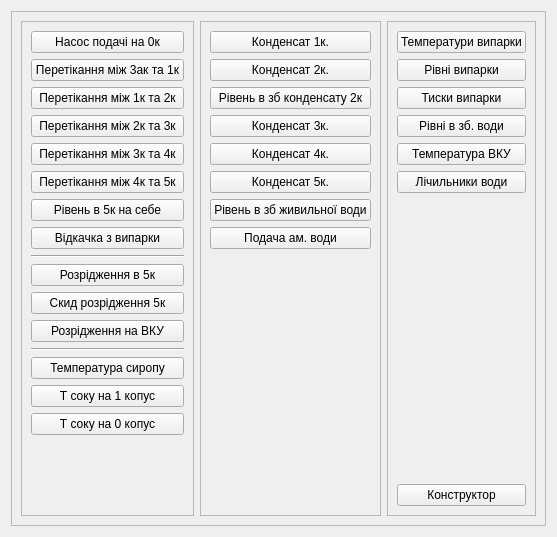
     <widget class="QWidget" name="tab">
      <attribute name="title">
       <string>Випарка</string>
      </attribute>
      <layout class="QHBoxLayout" name="horizontalLayout_6">
       <item>
        <widget class="QFrame" name="frame_3">
         <property name="frameShape">
          <enum>QFrame::StyledPanel</enum>
         </property>
         <property name="frameShadow">
          <enum>QFrame::Raised</enum>
         </property>
         <layout class="QHBoxLayout" name="horizontalLayout_5">
          <item>
           <widget class="QFrame" name="frame_Reg_3">
            <property name="frameShape">
             <enum>QFrame::StyledPanel</enum>
            </property>
            <property name="frameShadow">
             <enum>QFrame::Sunken</enum>
            </property>
            <layout class="QVBoxLayout" name="verticalLayout_7">
             <item>
              <widget class="QPushButton" name="v1reg01_trend_2_0">
               <property name="text">
                <string>Насос подачі на 0к</string>
               </property>
              </widget>
             </item>
             <item>
              <widget class="QPushButton" name="v1reg16_trend_2_0">
               <property name="text">
                <string>Перетікання між 3ак та 1к</string>
               </property>
              </widget>
             </item>
             <item>
              <widget class="QPushButton" name="v1reg02_trend_2_0">
               <property name="text">
                <string>Перетікання між 1к та 2к</string>
               </property>
              </widget>
             </item>
             <item>
              <widget class="QPushButton" name="v1reg03_trend_2_0">
               <property name="text">
                <string>Перетікання між 2к та 3к</string>
               </property>
              </widget>
             </item>
             <item>
              <widget class="QPushButton" name="v1reg04_trend_2_0">
               <property name="text">
                <string>Перетікання між 3к та 4к</string>
               </property>
              </widget>
             </item>
             <item>
              <widget class="QPushButton" name="v1reg05_trend_2_0">
               <property name="text">
                <string>Перетікання між 4к та 5к</string>
               </property>
              </widget>
             </item>
             <item>
              <widget class="QPushButton" name="v1reg06_trend_2_0">
               <property name="text">
                <string>Рівень в 5к на себе</string>
               </property>
              </widget>
             </item>
             <item>
              <widget class="QPushButton" name="v1reg07_trend_2_0">
               <property name="text">
                <string>Відкачка з випарки</string>
               </property>
              </widget>
             </item>
             <item>
              <widget class="Line" name="line_3">
               <property name="orientation">
                <enum>Qt::Horizontal</enum>
               </property>
              </widget>
             </item>
             <item>
              <widget class="QPushButton" name="v1reg15_trend_2_0">
               <property name="text">
                <string>Розрідження в 5к</string>
               </property>
              </widget>
             </item>
             <item>
              <widget class="QPushButton" name="v1reg19">
               <property name="text">
                <string>Скид розрідження 5к</string>
               </property>
              </widget>
             </item>
             <item>
              <widget class="QPushButton" name="v1reg18">
               <property name="text">
                <string>Розрідження на ВКУ</string>
               </property>
              </widget>
             </item>
             <item>
              <widget class="Line" name="line_4">
               <property name="orientation">
                <enum>Qt::Horizontal</enum>
               </property>
              </widget>
             </item>
             <item>
              <widget class="QPushButton" name="v1reg13_trend_2_0">
               <property name="text">
                <string>Температура сиропу</string>
               </property>
              </widget>
             </item>
             <item>
              <widget class="QPushButton" name="v1reg21">
               <property name="text">
                <string>Т соку на 1 копус</string>
               </property>
              </widget>
             </item>
             <item>
              <widget class="QPushButton" name="v1reg20">
               <property name="text">
                <string>Т соку на 0 копус</string>
               </property>
              </widget>
             </item>
             <item>
              <spacer name="verticalSpacer_7">
               <property name="orientation">
                <enum>Qt::Vertical</enum>
               </property>
               <property name="sizeHint" stdset="0">
                <size>
                 <width>20</width>
                 <height>71</height>
                </size>
               </property>
              </spacer>
             </item>
            </layout>
           </widget>
          </item>
          <item>
           <widget class="QFrame" name="frame_Val_3">
            <property name="frameShape">
             <enum>QFrame::StyledPanel</enum>
            </property>
            <property name="frameShadow">
             <enum>QFrame::Sunken</enum>
            </property>
            <layout class="QVBoxLayout" name="verticalLayout_8">
             <item>
              <widget class="QPushButton" name="v1reg08_trend_2_0">
               <property name="text">
                <string>Конденсат 1к.</string>
               </property>
              </widget>
             </item>
             <item>
              <widget class="QPushButton" name="v1reg09_trend_2_0">
               <property name="text">
                <string>Конденсат 2к.</string>
               </property>
              </widget>
             </item>
             <item>
              <widget class="QPushButton" name="v1reg17">
               <property name="text">
                <string>Рівень в зб конденсату 2к</string>
               </property>
              </widget>
             </item>
             <item>
              <widget class="QPushButton" name="v1reg10_trend_2_0">
               <property name="text">
                <string>Конденсат 3к.</string>
               </property>
              </widget>
             </item>
             <item>
              <widget class="QPushButton" name="v1reg11_trend_2_0">
               <property name="text">
                <string>Конденсат 4к.</string>
               </property>
              </widget>
             </item>
             <item>
              <widget class="QPushButton" name="v1reg12_trend_2_0">
               <property name="text">
                <string>Конденсат 5к.</string>
               </property>
              </widget>
             </item>
             <item>
              <widget class="QPushButton" name="v1reg14_trend_2_0">
               <property name="text">
                <string>Рівень в зб живильної води</string>
               </property>
              </widget>
             </item>
             <item>
              <widget class="QPushButton" name="v1amvoda_trend_2_0">
               <property name="text">
                <string>Подача ам. води</string>
               </property>
              </widget>
             </item>
             <item>
              <spacer name="verticalSpacer_8">
               <property name="orientation">
                <enum>Qt::Vertical</enum>
               </property>
               <property name="sizeHint" stdset="0">
                <size>
                 <width>20</width>
                 <height>145</height>
                </size>
               </property>
              </spacer>
             </item>
            </layout>
           </widget>
          </item>
          <item>
           <widget class="QFrame" name="frame_Other_3">
            <property name="frameShape">
             <enum>QFrame::StyledPanel</enum>
            </property>
            <property name="frameShadow">
             <enum>QFrame::Sunken</enum>
            </property>
            <layout class="QVBoxLayout" name="verticalLayout_9">
             <item>
              <widget class="QPushButton" name="v1temp_trend_2_0">
               <property name="text">
                <string>Температури випарки</string>
               </property>
              </widget>
             </item>
             <item>
              <widget class="QPushButton" name="v1level_trend_2_0">
               <property name="text">
                <string>Рівні випарки</string>
               </property>
              </widget>
             </item>
             <item>
              <widget class="QPushButton" name="v1presh_trend_2_0">
               <property name="text">
                <string>Тиски випарки</string>
               </property>
              </widget>
             </item>
             <item>
              <widget class="QPushButton" name="v1water_trend_2_0">
               <property name="text">
                <string>Рівні в зб. води</string>
               </property>
              </widget>
             </item>
             <item>
              <widget class="QPushButton" name="v1reg18_trend_2_0">
               <property name="text">
                <string>Температура ВКУ</string>
               </property>
              </widget>
             </item>
             <item>
              <widget class="QPushButton" name="vipaka_01">
               <property name="text">
                <string>Лічильники води</string>
               </property>
              </widget>
             </item>
             <item>
              <spacer name="verticalSpacer_9">
               <property name="orientation">
                <enum>Qt::Vertical</enum>
               </property>
               <property name="sizeHint" stdset="0">
                <size>
                 <width>20</width>
                 <height>145</height>
                </size>
               </property>
              </spacer>
             </item>
             <item>
              <widget class="QPushButton" name="construct_trend_2_0">
               <property name="text">
                <string>Конструктор</string>
               </property>
              </widget>
             </item>
            </layout>
           </widget>
          </item>
         </layout>
        </widget>
       </item>
      </layout>
     </widget>
